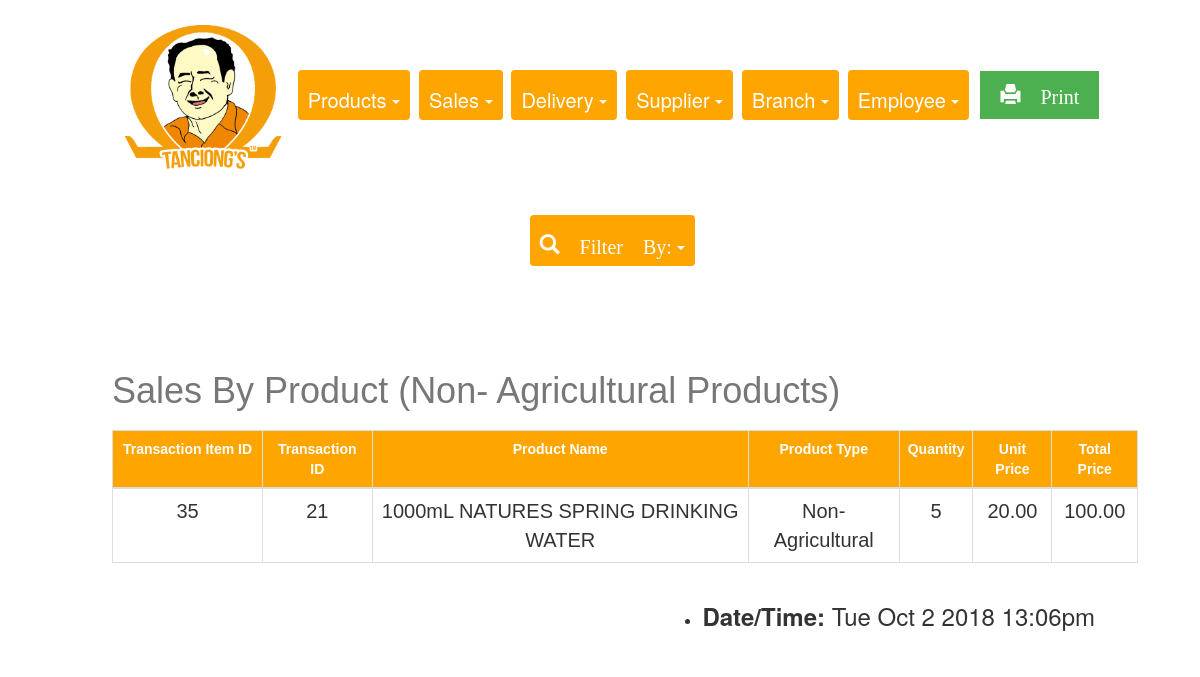
The page /Final_Tanciongs/REPORTS/nonAgriculturalSales.php on the database its author committed.
### tables this page shows
CREATE TABLE `transactionitem` (
  `transactionItem_id` int(11) NOT NULL,
  `transaction_id` int(11) DEFAULT NULL,
  `product_id` int(11) DEFAULT NULL,
  `transactionItem_qty` int(11) DEFAULT NULL,
  `transactionItem_unitprice` float(255,2) DEFAULT NULL,
  `transactionItem_subtotal` float(255,2) AS (transactionItem_qty * transactionItem_unitprice) VIRTUAL
);

CREATE TABLE `transaction` (
  `transaction_id` int(11) NOT NULL,
  `transaction_datetime` datetime DEFAULT NULL,
  `employee_id` int(11) DEFAULT NULL,
  `transaction_grandtotal` float(255,2) DEFAULT NULL,
  `transaction_tender` float(255,2) DEFAULT NULL,
  `transaction_change` float(255,2) DEFAULT NULL
);

CREATE TABLE `product` (
  `product_id` int(11) NOT NULL,
  `product_code` bigint(20) DEFAULT NULL,
  `product_name` varchar(255) DEFAULT NULL,
  `product_type` tinyint(1) DEFAULT NULL,
  `standard_cost` float(255,2) DEFAULT NULL,
  `markup_cost` varchar(5) NOT NULL,
  `list_price` float(255,2) AS (standard_cost + markup_cost) VIRTUAL,
  `branch_id` int(11) DEFAULT NULL,
  `category_id` int(11) DEFAULT NULL,
  `deleteStatus` tinyint(4) DEFAULT NULL
);

### Final_Tanciongs/REPORTS/nonAgriculturalSales.php (the view, shortened to what this page needs)
<!DOCTYPE html>
<html>
<head>
  <link rel="stylesheet" href="https://maxcdn.bootstrapcdn.com/bootstrap/3.3.7/css/bootstrap.min.css">
  <link rel="stylesheet" type="text/css" href="report.css">
</head>
<body>
<center>
<div class="container-fluid1">
<div class= "choices">
<img class="img1" src="pic.png">
<div class="btn-group">
  <a class="btn dropdown-toggle" data-toggle="dropdown">
   Products
    <span class="caret"></span>
  </a>
</div>
<div class="btn-group">
  <a class="btn dropdown-toggle" data-toggle="dropdown">
    Sales
    <span class="caret"></span>
  </a>
</div>
<div class="btn-group">
  <a class="btn dropdown-toggle" data-toggle="dropdown">
   Delivery
    <span class="caret"></span>
  </a>
</div>
<div class="btn-group">
  <a class="btn dropdown-toggle" data-toggle="dropdown">
   Supplier
    <span class="caret"></span>
  </a>
</div>
<div class="btn-group">
  <a class="btn dropdown-toggle" data-toggle="dropdown">
 Branch
    <span class="caret"></span>
  </a>
</div>
<div class="btn-group">
  <a class="btn dropdown-toggle" data-toggle="dropdown">
   Employee
    <span class="caret"></span>
  </a>
</div>
<div class="btn-group">
  <a class="button" href="salesNonAgriPrint.php"  target="_blank"><span class="glyphicon glyphicon-print"> Print</span>
  </a>
</div>
</div>
<br>
<div class="btn-group">
  <a class="btn dropdown-toggle" data-toggle="dropdown"><span class="glyphicon glyphicon-search"> Filter By:</span>
    <span class="caret"></span>
  </a>
</div>
<div class="container">
<?php
                    require_once 'connection.php'; ?>
                    <br><br><br>
                    <?php
                     $sql = "SELECT  transactionItem.transactionItem_id,transaction.transaction_id,product.product_id, transactionitem.transactionitem_qty,  transactionitem.transactionitem_unitprice,  transactionitem.transactionitem_subtotal, product.product_name, product.product_type,
                       CASE WHEN product.product_type = 1 THEN 'Non-Agricultural' ELSE 'Agricultural' END AS product_type
                     FROM transactionitem, transaction, product
                      WHERE transaction.transaction_id= transactionitem.transaction_id AND
                      transactionitem.product_id= product.product_id
                      AND product.product_type =1
                    ORDER BY transactionItem_id ASC";
                    if($result = mysqli_query($conn, $sql)){
                        if(mysqli_num_rows($result) > 0){
                            echo "<center><table class='table'></center>";
                                echo "<thead>";
                                echo "<caption><h1>Sales By Product (Non- Agricultural Products)</h1></caption>";
                                    echo "<tr style='width: 100px;'>";
                                           echo "<th style='width: 150px;'>Transaction Item ID</th>";
                                        echo "<th>Transaction ID</th>";
                                        echo "<th>Product Name</th>";
                                        echo "<th>Product Type</th>";
                                        echo "<th>Quantity</th>";
                                        echo "<th>Unit Price</th>";
                                        echo "<th>Total Price</th>";
                                    echo "</tr>";
                                echo "</thead>";
                                echo "<tbody>";
                                while($row = mysqli_fetch_assoc($result)){
                                    echo "<tr>";
                                        echo "<td> ", "<center>". $row['transactionItem_id'] . "</center>", "</td>";
                                        echo "<td> ","<center>". $row['transaction_id'] . "</center>","</td>";
                                        echo "<td> ", "<center>". $row['product_name'] . "</center>","</td>";
                                        echo "<td> ", "<center>". $row['product_type'] . "</center>","</td>";
                                        echo "<td> ", "<center>". $row['transactionitem_qty'] . "</center>", "</td>";
                                        echo "<td> ", "<center>". $row['transactionitem_unitprice'] . "</center>", "</td>";
                                        echo "<td> ","<center>". $row['transactionitem_subtotal'] ."</center>", "</td>";
                                    echo "</tr>";
                                }
                                echo "</tbody>";
                        } else{
                            echo "<p class='lead'><em>No records were found.</em></p>";
                        }
                    } else{
                        echo "ERROR: Could not able to execute $sql. " . mysqli_error($conn);
                    }
                    ?>
<ul class=date>
     <li><h3><b>Date/Time: </b><span id="date"></h3></li>
</ul>
</div>
</body>
</html>

### Final_Tanciongs/REPORTS/report.css (style rules this page uses)
body { padding-left: 20px; padding-bottom: 30px; padding-top: 0px; }
.container-fluid1 { padding: 5px 20px; padding-top: 10px; }
.btn-group { padding-left: 5px; padding-right: 0px; padding-top: 15px; padding-bottom:15px; }
.btn { background-color: orange; color: white; padding-top: 16px; padding-left: 16px; padding-right: 10px; font-size: 20px; border: none; padding-left: 10px; }
.img1 { width: 170px; }
.table { font-family: "Trebuchet MS", Arial, Helvetica, sans-serif; border-collapse: collapse; margin-left: auto; margin-right: auto; width: 90%; }
.table td, .table th { border: 1px solid #ddd; padding-left: 12px; padding-right: 12px; padding-bottom: 5px; padding-top:12px; font-size: 20px; }
.table th { padding-top: 20px; padding-bottom: 20px; padding-right: 12px; padding-left: 12px; text-align: center; background-color:#ffa500; color: white; font-size: 14px; }
.date { float: right; padding-right:100px; padding-bottom: 0px; font-size: 14px; }
h1 { padding-top: 2px; padding-bottom: 2px; }
.button { background-color: #4CAF50; border: none; color: white; padding-top: 10px; padding-bottom: 10px; padding-right: 20px; padding-left: 20px; text-align: center; text-decoration: none; display: inline-block; font-size: 20px; margin: 4px 2px; cursor: pointer; }

### rows shown on the page
transactionitem: transactionItem_id "35", transaction.transaction_id "21", product.product_name "1000mL NATURES SPRING DRINKING WATER", product_type "Non-Agricultural", transactionItem_qty "5", transactionItem_unitprice "20.00", transactionItem_subtotal "100.00"
